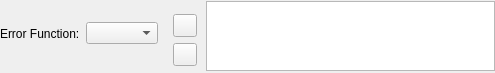
<?xml version="1.0" encoding="UTF-8"?>
<ui version="4.0">
 <class>ViNeuralErrorFunctionWidget</class>
 <widget class="QWidget" name="ViNeuralErrorFunctionWidget">
  <property name="geometry">
   <rect>
    <x>0</x>
    <y>0</y>
    <width>495</width>
    <height>73</height>
   </rect>
  </property>
  <property name="sizePolicy">
   <sizepolicy hsizetype="Minimum" vsizetype="Minimum">
    <horstretch>0</horstretch>
    <verstretch>0</verstretch>
   </sizepolicy>
  </property>
  <property name="minimumSize">
   <size>
    <width>0</width>
    <height>0</height>
   </size>
  </property>
  <property name="maximumSize">
   <size>
    <width>16777215</width>
    <height>16777215</height>
   </size>
  </property>
  <property name="windowTitle">
   <string>Form</string>
  </property>
  <layout class="QGridLayout" name="gridLayout">
   <property name="leftMargin">
    <number>0</number>
   </property>
   <property name="topMargin">
    <number>0</number>
   </property>
   <property name="rightMargin">
    <number>0</number>
   </property>
   <property name="bottomMargin">
    <number>0</number>
   </property>
   <item row="0" column="0">
    <widget class="QLabel" name="label">
     <property name="sizePolicy">
      <sizepolicy hsizetype="Minimum" vsizetype="MinimumExpanding">
       <horstretch>0</horstretch>
       <verstretch>0</verstretch>
      </sizepolicy>
     </property>
     <property name="minimumSize">
      <size>
       <width>0</width>
       <height>0</height>
      </size>
     </property>
     <property name="maximumSize">
      <size>
       <width>16777215</width>
       <height>16777215</height>
      </size>
     </property>
     <property name="text">
      <string>Error Function:</string>
     </property>
    </widget>
   </item>
   <item row="0" column="1">
    <widget class="QComboBox" name="comboBox"/>
   </item>
   <item row="0" column="3" rowspan="2">
    <widget class="QWidget" name="widget" native="true">
     <layout class="QGridLayout" name="gridLayout_2">
      <property name="topMargin">
       <number>0</number>
      </property>
      <property name="rightMargin">
       <number>0</number>
      </property>
      <property name="bottomMargin">
       <number>0</number>
      </property>
      <property name="horizontalSpacing">
       <number>9</number>
      </property>
      <item row="2" column="0">
       <widget class="ViButton" name="removeButton"/>
      </item>
      <item row="1" column="0">
       <widget class="ViButton" name="addButton"/>
      </item>
      <item row="0" column="1" rowspan="4">
       <widget class="QListWidget" name="listWidget">
        <property name="maximumSize">
         <size>
          <width>16777215</width>
          <height>70</height>
         </size>
        </property>
        <property name="selectionMode">
         <enum>QAbstractItemView::ExtendedSelection</enum>
        </property>
       </widget>
      </item>
      <item row="0" column="0">
       <spacer name="verticalSpacer_2">
        <property name="orientation">
         <enum>Qt::Vertical</enum>
        </property>
        <property name="sizeHint" stdset="0">
         <size>
          <width>20</width>
          <height>0</height>
         </size>
        </property>
       </spacer>
      </item>
      <item row="3" column="0">
       <spacer name="verticalSpacer">
        <property name="orientation">
         <enum>Qt::Vertical</enum>
        </property>
        <property name="sizeHint" stdset="0">
         <size>
          <width>0</width>
          <height>0</height>
         </size>
        </property>
       </spacer>
      </item>
     </layout>
    </widget>
   </item>
  </layout>
 </widget>
 <customwidgets>
  <customwidget>
   <class>ViButton</class>
   <extends>QToolButton</extends>
   <header>vibutton.h</header>
   <container>1</container>
  </customwidget>
 </customwidgets>
 <resources/>
 <connections/>
</ui>
